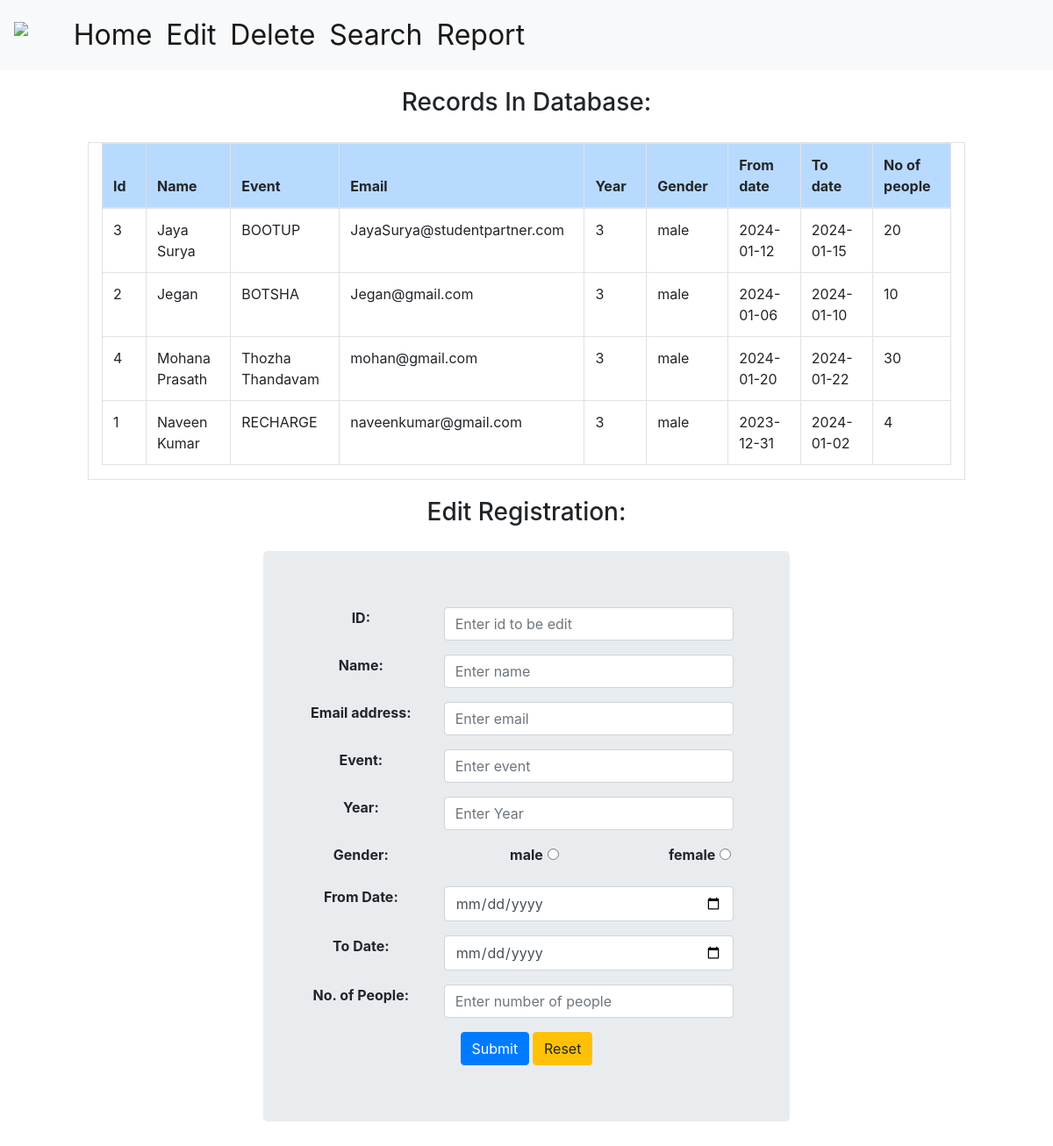
Page /edit.php on the committed database.
### tables this page shows
CREATE TABLE `symbols` (
  `id` int(20) NOT NULL,
  `name` varchar(50) NOT NULL,
  `email` varchar(60) NOT NULL,
  `title` varchar(60) NOT NULL,
  `year` int(12) NOT NULL,
  `gender` varchar(10) NOT NULL,
  `fromdate` date NOT NULL,
  `todate` date NOT NULL,
  `people` int(20) NOT NULL,
  `image` varchar(20) NOT NULL
);

### edit.php (the view, shortened to what this page needs)
<?php
function fetch_data()
{
    $output = '';
    $conn = mysqli_connect("localhost", "root", "", "project");
    $sql = "SELECT * FROM   symbols ORDER BY email";
    $result = mysqli_query($conn, $sql);
    while($row = mysqli_fetch_array($result))
    {
        $output .= '<tr>
<td>'.$row["id"].'</td>
<td>'.$row["name"].'</td>
<td>'.$row["title"].'</td>
<td>'.$row["email"].'</td>
<td>'.$row["year"].'</td>
<td>'.$row["gender"].'</td>
<td>'.$row["fromdate"].'</td>
<td>'.$row["todate"].'</td>
<td>'.$row["people"].'</td>
</tr>
';
    }
    return $output;
}
 ?>
<?php include('header.php'); ?>
<center>
<h3 style="padding: 20px;">Records In Database:</h3>
<div class="table-responsive table-hover table-bordered col-10" >
     <table class="table" >
  <thead >
    <tr class="table-primary">
                <th width="1%">Id</th>
                <th width="1%">Name</th>
                <th width="1%">Event</th>
                <th width="1%">Email</th>
                <th width="1%">Year</th>
                <th width="1%">Gender</th>
                <th width="1%">From date</th>
                <th width="1%">To date</th>
                <th width="1%">No of people</th>
            </tr>
    <tbody>
            <?php
            echo fetch_data();
            ?>
        </tbody>
    </table>
    </div>
<h3 style="padding: 20px;">Edit Registration:</h3>
<div class="jumbotron col-6" style=" font-weight: bold;">
<form  action='doedit.php' method='post'>
<div class="form-group row">
    <label for="name" class="col-4">ID:</label>
    <input type="int" class="form-control col-7" id="id" name="id" placeholder="Enter id to be edit" required>
  </div>
  <div class="form-group row">
    <label for="name" class="col-4">Name:</label>
    <input type="text" class="form-control col-7" id="name" name="name" placeholder="Enter name" required>
  </div>
  <div class="form-group row">
    <label for="exampleInputEmail1" class="col-4">Email address:</label>
    <input type="email" class="form-control col-7" id="email" name="email" placeholder="Enter email" required>
  </div>
  <div class="form-group row">
    <label for="title" class="col-4">Event:</label>
    <input type="text" class="form-control col-7" id="title" name="title" placeholder="Enter event" required>
  </div>
<div class="form-group row">
    <label for="Year" class="col-4">Year:</label>
    <input type="int" class="form-control col-7" id="Year" name="Year" placeholder="Enter Year" required>
  </div>
  <div class="form-group row">
    <label for="title" class="col-4">Gender:</label>
     <label class="col-4">male<input class="form-check-input col-4" type="radio" name="gender" value="male" required></label>
     <label class="col-4">female<input class="form-check-input col-4" type="radio" name="gender" value="female" required></label>
  </div>
    <div class="form-group row">
    <label for="title" class="col-4">From Date:</label>
    <input type="date" class="form-control col-7" id="fromdate" name='fromdate'  required>
  </div>
  <div class="form-group row">
    <label for="title" class="col-4">To Date:</label>
    <input type="date" class="form-control col-7" id="todate" name='todate'  required>
  </div>
  <div class="form-group row">
    <label for="Year" class="col-4">No. of People:</label>
    <input type="int" class="form-control col-7" id="people"  name='people' placeholder="Enter number of people" required>
  </div>
  <button class="btn btn-primary" type="submit"  value='submit' >Submit</button>
  <button class="btn btn-warning" type="reset"  value='Reset' >Reset</button>
</form>
</div>
</center>
<?php include('footer.php'); ?>

### rows in the picture
symbols: id "3", name "Jaya Surya", title "BOOTUP", email "JayaSurya@studentpartner.com", year "3", gender "male", fromdate "2024-01-12", todate "2024-01-15", people "20"
symbols: id "2", name "Jegan", title "BOTSHA", email "Jegan@gmail.com", year "3", gender "male", fromdate "2024-01-06", todate "2024-01-10", people "10"
symbols: id "4", name "Mohana Prasath", title "Thozha Thandavam", email "mohan@gmail.com", year "3", gender "male", fromdate "2024-01-20", todate "2024-01-22", people "30"
symbols: id "1", name "Naveen Kumar", title "RECHARGE", email "naveenkumar@gmail.com", year "3", gender "male", fromdate "2023-12-31", todate "2024-01-02", people "4"
